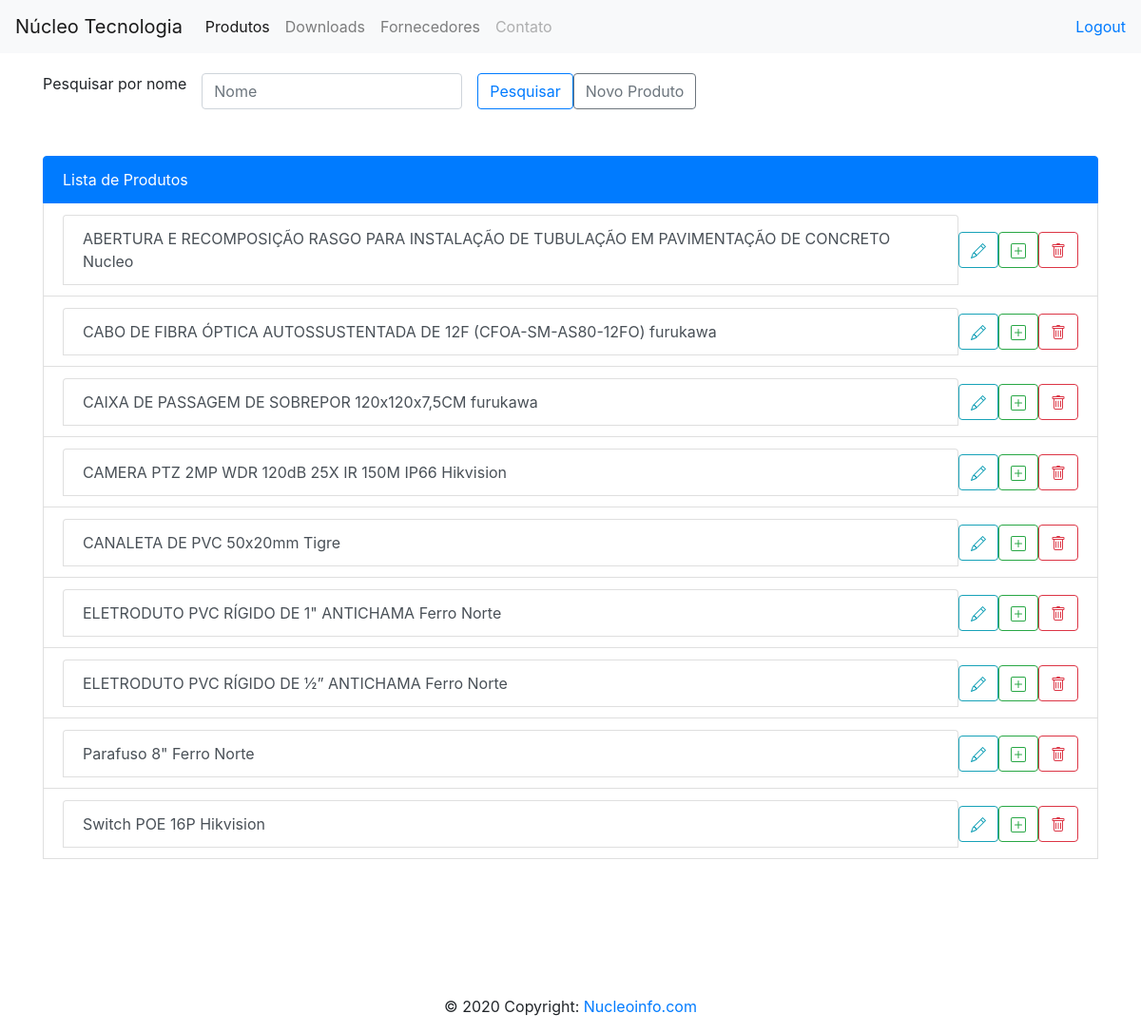
Before: /lista_contatos (signed in) with the older database file.
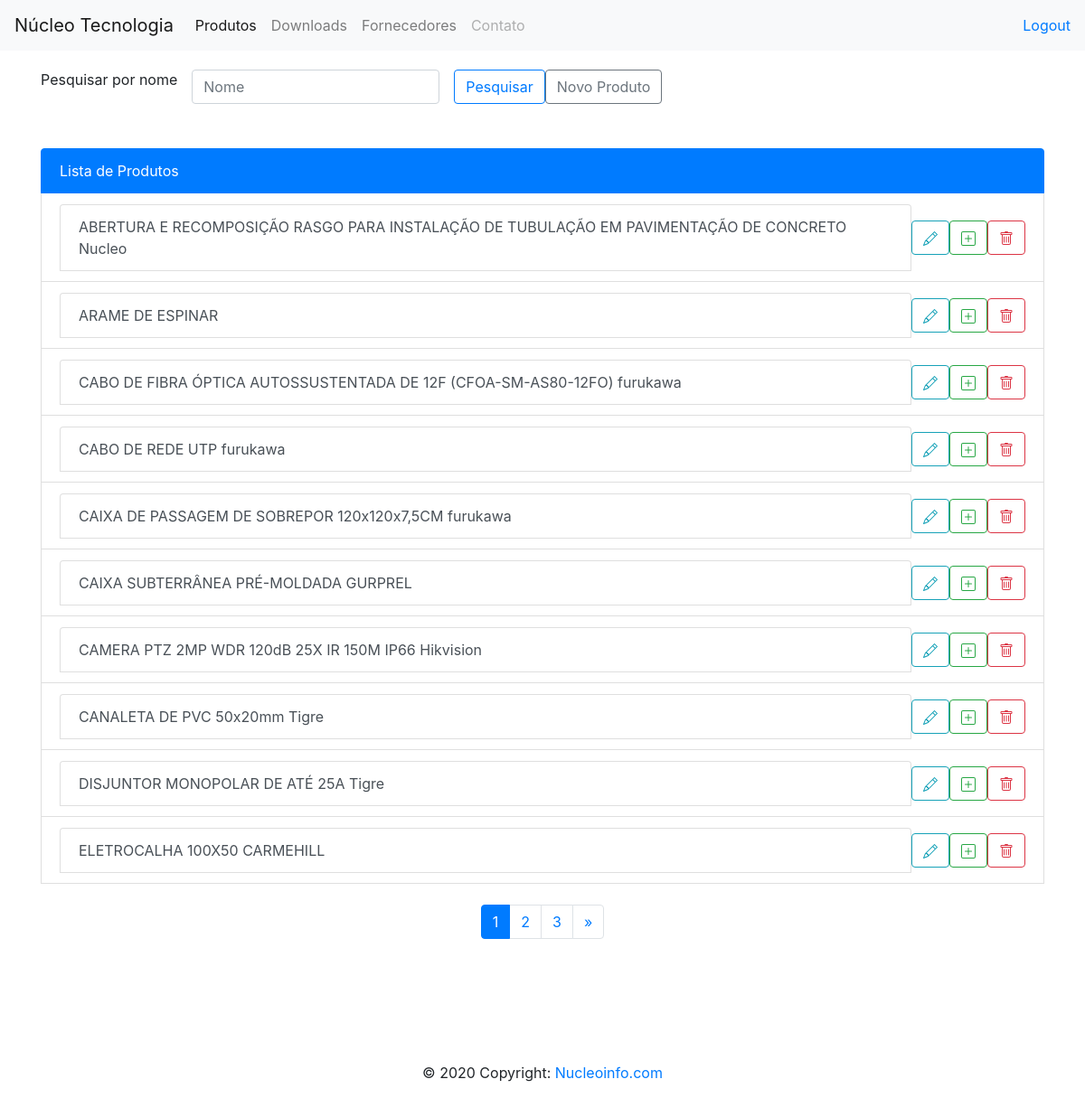
After: the same page with the newer database file.
### contatos/models.py (models this page shows, shortened)
class Produtos(models.Model):
    nome = models.CharField(max_length=300)
    fabricante = models.CharField(max_length=30, blank=True, default="")
    modelo = models.CharField(max_length=50, blank=True, default="")
    unidade = models.CharField(max_length=15, blank=True, default='UND')
    grupo = models.ForeignKey(Grupos, null=True, blank=True, on_delete=models.PROTECT)
    descricao = models.TextField(null=True, blank=True, default="")
    valor_de_compra = models.DecimalField(max_digits=8, decimal_places=2, default=0)
    fornecedor = models.ForeignKey(Fornecedor, null=True, blank=True, on_delete=models.PROTECT)
    tempo_de_instalacao = models.IntegerField(blank=True, default=1)
    tempo_de_sup = models.IntegerField(blank=True, default=0)
    valor_de_terceiros = models.DecimalField(max_digits=8, decimal_places=2, default=0)
    data = models.DateTimeField()
    class Meta:
        ordering = ('nome',)

### contatos/views.py (the view)
# urls.py: path('lista_contatos', listar_contatos, name = "lista_contatos"),
@login_required
def listar_contatos(request):
    busca = request.GET.get('pesquisa', None)
    if busca:
        produtos_list = Produtos.objects.filter(nome__icontains=busca) or Produtos.objects.filter(
            fabricante__icontains=busca) or Produtos.objects.filter(modelo__icontains=busca)
    else:
        produtos_list = Produtos.objects.order_by('nome')
    paginator = Paginator(produtos_list, 10)
    page = request.GET.get('page')
    produtos = paginator.get_page(page)
    return render(request, 'contatos.html', {'contatos': produtos})

### templates/contatos.html (shortened to what this page needs)
{% extends 'base.html' %}
{% block main %}
    <div class="row" style="margin-top: 20px">
        <div class="col-12">
            <form class="form-inline">
                <div class="form-group">
                    <p class="form-control-static">Pesquisar por nome</p>
                </div>
                <div class="form-group mx-sm-3">
                    <input type="text" class="form-control" id="pesquisa" name="pesquisa" placeholder="Nome">
                </div>
                <button type="submit" class="btn btn-outline-primary">Pesquisar</button>
                <a href="{% url 'adicionar_contato' %}" class="btn btn-outline-secondary">Novo Produto</a>
        </div>
    </div>
<br><br>
    <div class="list-group">
            <a href="#" class="list-group-item list-group-item-action active">
                Lista de Produtos
             </a>
            {% for contato in contatos %}
            <li class="list-group-item d-flex justify-content-between align-items-center">
                <a href="#" class="list-group-item list-group-item-action">{{ contato.nome }} {{ contato.fabricante }}
                </a>
                <a href="{% url 'atualizar_contato' contato.id %}" class="btn btn-outline-info">
                </a>
                <a href="{% url 'adicionar_subitem' contato.id %}" class="btn btn-outline-success" title="Adicionar subitem">
                </a>
                <a href="{% url 'excluir_produto' contato.id %}" class="btn btn-outline-danger">
                </a>
            </li>
            {% endfor %}
        <br/>
        {% if contatos.paginator.count > 10 %}
        <ul class="pagination justify-content-center">
            {% for num in contatos.paginator.page_range %}
                {% if contatos.number == num %}
                    <li class="page-item active">
                        <a class="page-link" href="#">{{ num }} <span class="sr-only">(current)</span></a>
                    </li>
                {% elif num > contatos.number|add:'-3' and num < contatos.number|add:3 %}
                     <li class="page-item"><a class="page-link" href="?page={{ num }}">{{ num }}</a></li>
                {% endif %}
            {% endfor %}
            {% if contatos.has_next %}
                <li class="page-item">
                    <a class="page-link" href="?page={{ contatos.next_page_number }}" aria-label="Próximo">
                        <span aria-hidden="true">&raquo;</span>
                    </a>
                </li>
            {% endif %}
        </ul>
        {% endif %}
        </div>
    <br>
{% endblock %}

Changed rows visible on the page:
no longer on this page (row edited): Produtos: nome "ELETRODUTO PVC RÍGIDO DE 1\" ANTICHAMA", fabricante "Ferro Norte"
no longer on this page (row edited): Produtos: nome "ELETRODUTO PVC RÍGIDO DE ½” ANTICHAMA", fabricante "Ferro Norte"
no longer on this page (row edited): Produtos: nome "Parafuso 8\"", fabricante "Ferro Norte"
no longer on this page (row edited): Produtos: nome "Switch POE 16P", fabricante "Hikvision"
added Produtos: nome "ARAME DE ESPINAR"
added Produtos: nome "CABO DE REDE UTP", fabricante "furukawa"
added Produtos: nome "CAIXA SUBTERRÂNEA PRÉ-MOLDADA", fabricante "GURPREL"
added Produtos: nome "DISJUNTOR MONOPOLAR DE ATÉ 25A", fabricante "Tigre"
added Produtos: nome "ELETROCALHA 100X50", fabricante "CARMEHILL"
Other visible differences:
new list line: "1"
new list line: "2"
new list line: "3"
